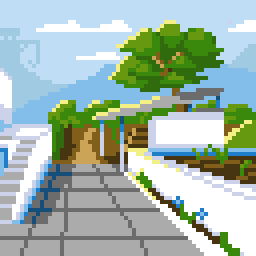
#> input picture Code/Source/64x64.png, 64 x 64 px, found by its file name (shown 4 times larger)
$ python 'Ghost Imaging Helper Functions.py'
#> lines starting #> are read from the running program, lines starting #| are printed output that depends on the picture
#!/usr/bin/env python3
# -*- coding: utf-8 -*-
"""
Created on Mon Nov 18 21:32:53 2024

@author: kieren
"""

import numpy as np
import random
import cv2 as cv
import matplotlib.pyplot as plt


def binary_mask(M, N):
    # Generates a list with N sublists of M random bits
    return np.array([[random.randint(0, 1) for _ in range(M)] for _ in range(N)])


def gaussian_mask(M, N):
    # Generates a list with N sublists of M Gaussian masks
    return np.random.normal(size=(N, M))


def forward_ghost(image, m, mask_func):
    # assumes image is black and white
    # Generates a list of masks for an image
    # returns the cross product of each mask with the image
    # and the masks (for later reversal)
    bucket = []
    image = np.ndarray.flatten(image)
    masks = mask_func(len(image), m)
    for mask in masks:
        bucket.append(np.dot(mask, image))
    return np.array(bucket), masks


def forward_ghost_matrix(image, m, mask_func):
    # same as above but leaving everything in matrix form
    # I'm not as used to thinking interms of matricies so this is more confusing..
    image = np.ndarray.flatten(image)
    masks = mask_func(len(image), m)
    bucket = np.dot(np.expand_dims(image, axis=0), masks.T)
    return bucket, masks

def adjoint_ghost(bucket, masks, shape):
    image = np.dot(masks.T,  (bucket - np.mean(bucket)).T)
    image = image.reshape(shape)
    return image

def adjoint_ghost_matrix(bucket, masks, shape):
    image = np.dot(np.linalg.pinv(masks), bucket.T)
    image = image.reshape(shape)
    return image

def simulator(image, m, mask_func):
    bucket, masks = forward_ghost_matrix(image, m, mask_func)
    output = adjoint_ghost_matrix(bucket, masks, image.shape)
    plt.imshow(output)
    return output, bucket
#src_img = cv.imread('/home/kieren/Documents/Projects/Comp. Caustics/monkey.jpg')

src_img = cv.imread('/home/kieren/Documents/Obsidian Vault/Courses/PHYS3042/Code/64x64.png')
#> src_img is the input picture: shape (64, 64, 3); mean B, G, R 172.2, 183.3, 161.9
src_img = cv.cvtColor(src_img, cv.COLOR_BGR2GRAY)
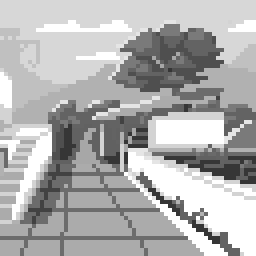
#> src_img: shape (64, 64) (shown 4 times larger); min 54, max 255, mean 175.6
plt.imshow(src_img)
